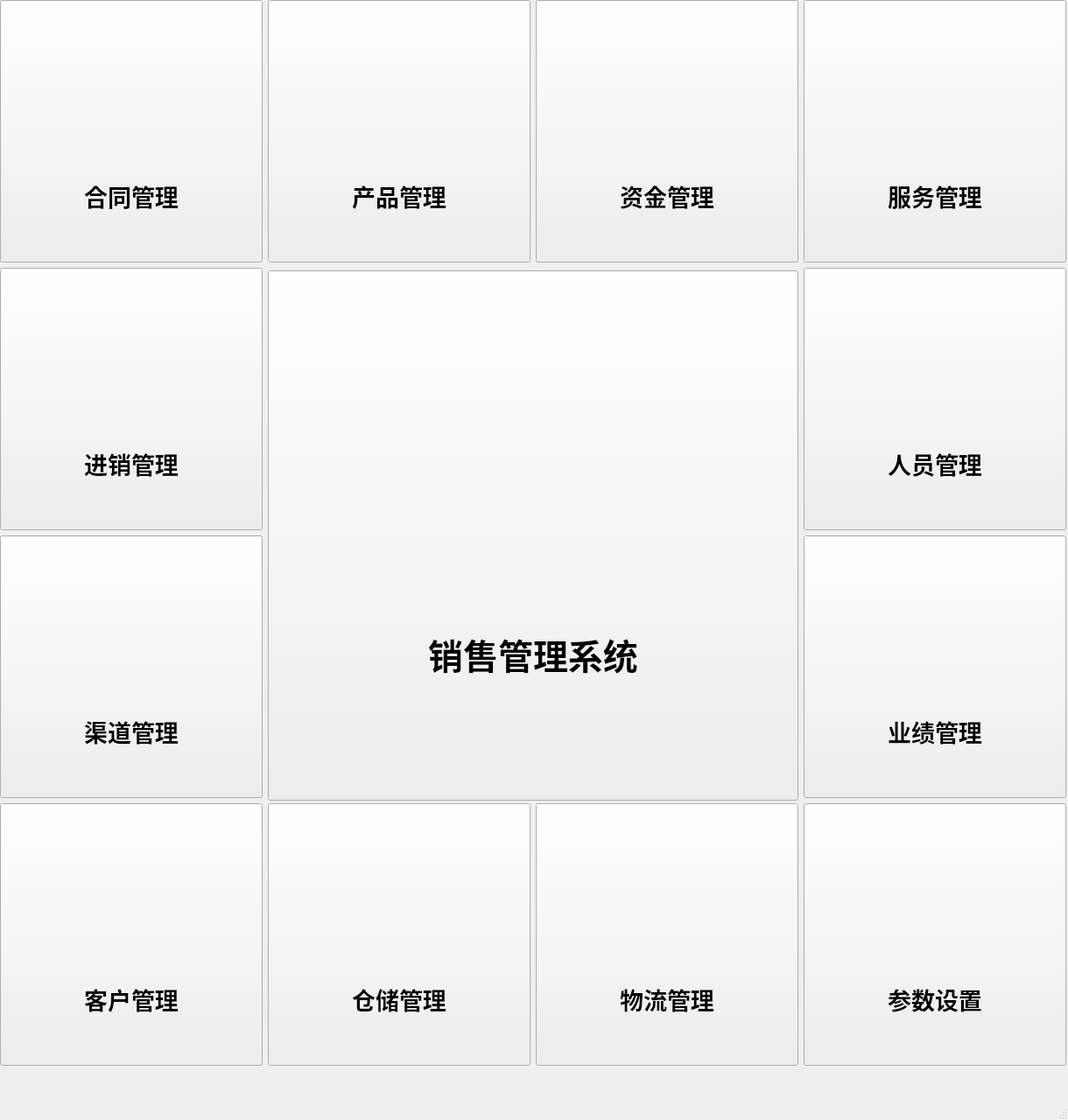
<?xml version="1.0" encoding="UTF-8"?>
<ui version="4.0">
 <class>mainWindow</class>
 <widget class="QMainWindow" name="mainWindow">
  <property name="geometry">
   <rect>
    <x>0</x>
    <y>0</y>
    <width>1220</width>
    <height>1280</height>
   </rect>
  </property>
  <property name="minimumSize">
   <size>
    <width>1220</width>
    <height>1280</height>
   </size>
  </property>
  <property name="font">
   <font>
    <family>SimSun-ExtB</family>
    <pointsize>10</pointsize>
    <weight>50</weight>
    <bold>false</bold>
   </font>
  </property>
  <property name="windowTitle">
   <string>销售管理系统</string>
  </property>
  <property name="iconSize">
   <size>
    <width>36</width>
    <height>36</height>
   </size>
  </property>
  <property name="toolButtonStyle">
   <enum>Qt::ToolButtonTextUnderIcon</enum>
  </property>
  <widget class="QWidget" name="centralwidget">
   <property name="minimumSize">
    <size>
     <width>1220</width>
     <height>1220</height>
    </size>
   </property>
   <widget class="QWidget" name="gridLayoutWidget_2">
    <property name="geometry">
     <rect>
      <x>0</x>
      <y>0</y>
      <width>1220</width>
      <height>1220</height>
     </rect>
    </property>
    <layout class="QGridLayout" name="gridLayout_1">
     <item row="0" column="0">
      <widget class="QPushButton" name="pushButton_1">
       <property name="sizePolicy">
        <sizepolicy hsizetype="Fixed" vsizetype="Fixed">
         <horstretch>0</horstretch>
         <verstretch>0</verstretch>
        </sizepolicy>
       </property>
       <property name="minimumSize">
        <size>
         <width>300</width>
         <height>300</height>
        </size>
       </property>
       <property name="maximumSize">
        <size>
         <width>300</width>
         <height>300</height>
        </size>
       </property>
       <property name="baseSize">
        <size>
         <width>300</width>
         <height>300</height>
        </size>
       </property>
       <property name="font">
        <font>
         <family>华文中宋</family>
         <pointsize>20</pointsize>
         <weight>75</weight>
         <bold>true</bold>
         <stylestrategy>PreferAntialias</stylestrategy>
        </font>
       </property>
       <property name="text">
        <string>



合同管理</string>
       </property>
       <property name="iconSize">
        <size>
         <width>300</width>
         <height>300</height>
        </size>
       </property>
       <property name="flat">
        <bool>false</bool>
       </property>
      </widget>
     </item>
     <item row="2" column="3">
      <widget class="QPushButton" name="pushButton_8">
       <property name="minimumSize">
        <size>
         <width>300</width>
         <height>300</height>
        </size>
       </property>
       <property name="maximumSize">
        <size>
         <width>300</width>
         <height>300</height>
        </size>
       </property>
       <property name="font">
        <font>
         <family>华文中宋</family>
         <pointsize>20</pointsize>
         <weight>75</weight>
         <bold>true</bold>
         <stylestrategy>PreferAntialias</stylestrategy>
        </font>
       </property>
       <property name="text">
        <string>



业绩管理</string>
       </property>
       <property name="iconSize">
        <size>
         <width>300</width>
         <height>300</height>
        </size>
       </property>
       <property name="flat">
        <bool>false</bool>
       </property>
      </widget>
     </item>
     <item row="3" column="2">
      <widget class="QPushButton" name="pushButton_11">
       <property name="minimumSize">
        <size>
         <width>300</width>
         <height>300</height>
        </size>
       </property>
       <property name="maximumSize">
        <size>
         <width>300</width>
         <height>300</height>
        </size>
       </property>
       <property name="font">
        <font>
         <family>华文中宋</family>
         <pointsize>20</pointsize>
         <weight>75</weight>
         <bold>true</bold>
         <stylestrategy>PreferAntialias</stylestrategy>
        </font>
       </property>
       <property name="text">
        <string>



物流管理</string>
       </property>
       <property name="iconSize">
        <size>
         <width>300</width>
         <height>300</height>
        </size>
       </property>
       <property name="flat">
        <bool>false</bool>
       </property>
      </widget>
     </item>
     <item row="0" column="2">
      <widget class="QPushButton" name="pushButton_3">
       <property name="minimumSize">
        <size>
         <width>300</width>
         <height>300</height>
        </size>
       </property>
       <property name="maximumSize">
        <size>
         <width>300</width>
         <height>300</height>
        </size>
       </property>
       <property name="font">
        <font>
         <family>华文中宋</family>
         <pointsize>20</pointsize>
         <weight>75</weight>
         <bold>true</bold>
         <stylestrategy>PreferAntialias</stylestrategy>
        </font>
       </property>
       <property name="text">
        <string>



资金管理</string>
       </property>
       <property name="iconSize">
        <size>
         <width>300</width>
         <height>300</height>
        </size>
       </property>
      </widget>
     </item>
     <item row="2" column="0">
      <widget class="QPushButton" name="pushButton_7">
       <property name="minimumSize">
        <size>
         <width>300</width>
         <height>300</height>
        </size>
       </property>
       <property name="maximumSize">
        <size>
         <width>300</width>
         <height>300</height>
        </size>
       </property>
       <property name="font">
        <font>
         <family>华文中宋</family>
         <pointsize>20</pointsize>
         <weight>75</weight>
         <bold>true</bold>
         <stylestrategy>PreferAntialias</stylestrategy>
        </font>
       </property>
       <property name="text">
        <string>



渠道管理</string>
       </property>
       <property name="iconSize">
        <size>
         <width>300</width>
         <height>300</height>
        </size>
       </property>
       <property name="flat">
        <bool>false</bool>
       </property>
      </widget>
     </item>
     <item row="1" column="0">
      <widget class="QPushButton" name="pushButton_5">
       <property name="minimumSize">
        <size>
         <width>300</width>
         <height>300</height>
        </size>
       </property>
       <property name="maximumSize">
        <size>
         <width>300</width>
         <height>300</height>
        </size>
       </property>
       <property name="font">
        <font>
         <family>华文中宋</family>
         <pointsize>20</pointsize>
         <weight>75</weight>
         <bold>true</bold>
         <stylestrategy>PreferAntialias</stylestrategy>
        </font>
       </property>
       <property name="text">
        <string>



进销管理</string>
       </property>
       <property name="iconSize">
        <size>
         <width>300</width>
         <height>300</height>
        </size>
       </property>
      </widget>
     </item>
     <item row="0" column="3">
      <widget class="QPushButton" name="pushButton_4">
       <property name="minimumSize">
        <size>
         <width>300</width>
         <height>300</height>
        </size>
       </property>
       <property name="maximumSize">
        <size>
         <width>300</width>
         <height>300</height>
        </size>
       </property>
       <property name="font">
        <font>
         <family>华文中宋</family>
         <pointsize>20</pointsize>
         <weight>75</weight>
         <bold>true</bold>
         <stylestrategy>PreferAntialias</stylestrategy>
        </font>
       </property>
       <property name="text">
        <string>



服务管理</string>
       </property>
       <property name="iconSize">
        <size>
         <width>300</width>
         <height>300</height>
        </size>
       </property>
      </widget>
     </item>
     <item row="1" column="3">
      <widget class="QPushButton" name="pushButton_6">
       <property name="minimumSize">
        <size>
         <width>300</width>
         <height>300</height>
        </size>
       </property>
       <property name="maximumSize">
        <size>
         <width>300</width>
         <height>300</height>
        </size>
       </property>
       <property name="font">
        <font>
         <family>华文中宋</family>
         <pointsize>20</pointsize>
         <weight>75</weight>
         <bold>true</bold>
         <stylestrategy>PreferAntialias</stylestrategy>
        </font>
       </property>
       <property name="text">
        <string>



人员管理</string>
       </property>
       <property name="iconSize">
        <size>
         <width>300</width>
         <height>300</height>
        </size>
       </property>
       <property name="flat">
        <bool>false</bool>
       </property>
      </widget>
     </item>
     <item row="3" column="0">
      <widget class="QPushButton" name="pushButton_9">
       <property name="minimumSize">
        <size>
         <width>300</width>
         <height>300</height>
        </size>
       </property>
       <property name="maximumSize">
        <size>
         <width>300</width>
         <height>300</height>
        </size>
       </property>
       <property name="font">
        <font>
         <family>华文中宋</family>
         <pointsize>20</pointsize>
         <weight>75</weight>
         <bold>true</bold>
         <stylestrategy>PreferAntialias</stylestrategy>
        </font>
       </property>
       <property name="text">
        <string>



客户管理</string>
       </property>
       <property name="iconSize">
        <size>
         <width>300</width>
         <height>300</height>
        </size>
       </property>
       <property name="flat">
        <bool>false</bool>
       </property>
      </widget>
     </item>
     <item row="3" column="1">
      <widget class="QPushButton" name="pushButton_10">
       <property name="minimumSize">
        <size>
         <width>300</width>
         <height>300</height>
        </size>
       </property>
       <property name="maximumSize">
        <size>
         <width>300</width>
         <height>300</height>
        </size>
       </property>
       <property name="font">
        <font>
         <family>华文中宋</family>
         <pointsize>20</pointsize>
         <weight>75</weight>
         <bold>true</bold>
         <stylestrategy>PreferAntialias</stylestrategy>
        </font>
       </property>
       <property name="text">
        <string>



仓储管理</string>
       </property>
       <property name="iconSize">
        <size>
         <width>300</width>
         <height>300</height>
        </size>
       </property>
       <property name="flat">
        <bool>false</bool>
       </property>
      </widget>
     </item>
     <item row="3" column="3">
      <widget class="QPushButton" name="pushButton_12">
       <property name="minimumSize">
        <size>
         <width>300</width>
         <height>300</height>
        </size>
       </property>
       <property name="maximumSize">
        <size>
         <width>300</width>
         <height>300</height>
        </size>
       </property>
       <property name="font">
        <font>
         <family>华文中宋</family>
         <pointsize>20</pointsize>
         <weight>75</weight>
         <bold>true</bold>
         <stylestrategy>PreferAntialias</stylestrategy>
        </font>
       </property>
       <property name="text">
        <string>



参数设置</string>
       </property>
       <property name="iconSize">
        <size>
         <width>300</width>
         <height>300</height>
        </size>
       </property>
       <property name="flat">
        <bool>false</bool>
       </property>
      </widget>
     </item>
     <item row="1" column="1" rowspan="2" colspan="2">
      <widget class="QPushButton" name="pushButton_13">
       <property name="sizePolicy">
        <sizepolicy hsizetype="Expanding" vsizetype="Expanding">
         <horstretch>0</horstretch>
         <verstretch>0</verstretch>
        </sizepolicy>
       </property>
       <property name="minimumSize">
        <size>
         <width>606</width>
         <height>606</height>
        </size>
       </property>
       <property name="maximumSize">
        <size>
         <width>600</width>
         <height>600</height>
        </size>
       </property>
       <property name="baseSize">
        <size>
         <width>0</width>
         <height>0</height>
        </size>
       </property>
       <property name="font">
        <font>
         <family>华文中宋</family>
         <pointsize>30</pointsize>
         <weight>75</weight>
         <bold>true</bold>
         <stylestrategy>PreferAntialias</stylestrategy>
        </font>
       </property>
       <property name="text">
        <string>




销售管理系统</string>
       </property>
       <property name="iconSize">
        <size>
         <width>600</width>
         <height>600</height>
        </size>
       </property>
       <property name="autoDefault">
        <bool>false</bool>
       </property>
       <property name="default">
        <bool>false</bool>
       </property>
       <property name="flat">
        <bool>false</bool>
       </property>
      </widget>
     </item>
     <item row="0" column="1">
      <widget class="QPushButton" name="pushButton_2">
       <property name="sizePolicy">
        <sizepolicy hsizetype="Fixed" vsizetype="Fixed">
         <horstretch>0</horstretch>
         <verstretch>0</verstretch>
        </sizepolicy>
       </property>
       <property name="minimumSize">
        <size>
         <width>300</width>
         <height>300</height>
        </size>
       </property>
       <property name="maximumSize">
        <size>
         <width>300</width>
         <height>300</height>
        </size>
       </property>
       <property name="font">
        <font>
         <family>华文中宋</family>
         <pointsize>20</pointsize>
         <weight>75</weight>
         <bold>true</bold>
         <stylestrategy>PreferAntialias</stylestrategy>
        </font>
       </property>
       <property name="text">
        <string>



产品管理</string>
       </property>
       <property name="iconSize">
        <size>
         <width>300</width>
         <height>300</height>
        </size>
       </property>
      </widget>
     </item>
    </layout>
   </widget>
  </widget>
  <widget class="QStatusBar" name="statusbar">
   <property name="font">
    <font>
     <family>SimSun-ExtB</family>
     <pointsize>12</pointsize>
     <weight>75</weight>
     <bold>true</bold>
    </font>
   </property>
  </widget>
 </widget>
 <resources/>
 <connections/>
</ui>
